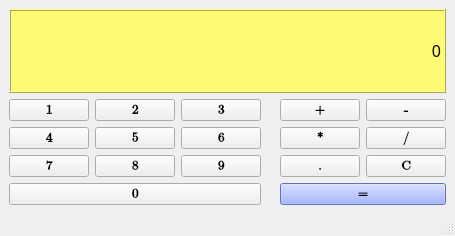
<?xml version="1.0" encoding="UTF-8"?>
<ui version="4.0">
 <class>CalcMainWindow</class>
 <widget class="QMainWindow" name="CalcMainWindow">
  <property name="geometry">
   <rect>
    <x>0</x>
    <y>0</y>
    <width>452</width>
    <height>236</height>
   </rect>
  </property>
  <property name="sizePolicy">
   <sizepolicy hsizetype="Preferred" vsizetype="Preferred">
    <horstretch>40</horstretch>
    <verstretch>40</verstretch>
   </sizepolicy>
  </property>
  <property name="windowTitle">
   <string>CalcMainWindow</string>
  </property>
  <widget class="QWidget" name="centralwidget">
   <layout class="QGridLayout" name="gridLayout_3">
    <item row="0" column="0" colspan="3">
     <widget class="QLabel" name="label">
      <property name="font">
       <font>
        <family>Academy Engraved LET</family>
        <pointsize>10</pointsize>
        <bold>false</bold>
       </font>
      </property>
      <property name="styleSheet">
       <string notr="true">QLabel{
color: rgb(7, 5, 14);
background-color: rgb(255, 250, 115);
} </string>
      </property>
      <property name="frameShape">
       <enum>QFrame::Box</enum>
      </property>
      <property name="frameShadow">
       <enum>QFrame::Raised</enum>
      </property>
      <property name="text">
       <string>&lt;html&gt;&lt;head/&gt;&lt;body&gt;&lt;p&gt;&lt;span style=&quot; font-size:12pt;&quot;&gt;0&lt;/span&gt;&lt;/p&gt;&lt;/body&gt;&lt;/html&gt;</string>
      </property>
      <property name="textFormat">
       <enum>Qt::RichText</enum>
      </property>
      <property name="alignment">
       <set>Qt::AlignRight|Qt::AlignTrailing|Qt::AlignVCenter</set>
      </property>
     </widget>
    </item>
    <item row="1" column="0">
     <layout class="QGridLayout" name="gridLayout">
      <item row="0" column="0">
       <widget class="QPushButton" name="pushButton1">
        <property name="sizePolicy">
         <sizepolicy hsizetype="Minimum" vsizetype="Fixed">
          <horstretch>40</horstretch>
          <verstretch>40</verstretch>
         </sizepolicy>
        </property>
        <property name="font">
         <font>
          <family>Cambria Math</family>
          <pointsize>10</pointsize>
          <italic>false</italic>
          <bold>true</bold>
         </font>
        </property>
        <property name="text">
         <string>1</string>
        </property>
       </widget>
      </item>
      <item row="0" column="1">
       <widget class="QPushButton" name="pushButton2">
        <property name="sizePolicy">
         <sizepolicy hsizetype="Minimum" vsizetype="Fixed">
          <horstretch>40</horstretch>
          <verstretch>40</verstretch>
         </sizepolicy>
        </property>
        <property name="font">
         <font>
          <family>Cambria Math</family>
          <pointsize>10</pointsize>
          <italic>false</italic>
          <bold>true</bold>
         </font>
        </property>
        <property name="text">
         <string>2</string>
        </property>
       </widget>
      </item>
      <item row="0" column="2">
       <widget class="QPushButton" name="pushButton3">
        <property name="sizePolicy">
         <sizepolicy hsizetype="Minimum" vsizetype="Fixed">
          <horstretch>40</horstretch>
          <verstretch>40</verstretch>
         </sizepolicy>
        </property>
        <property name="font">
         <font>
          <family>Cambria Math</family>
          <pointsize>10</pointsize>
          <italic>false</italic>
          <bold>true</bold>
         </font>
        </property>
        <property name="text">
         <string>3</string>
        </property>
       </widget>
      </item>
      <item row="1" column="0">
       <widget class="QPushButton" name="pushButton4">
        <property name="sizePolicy">
         <sizepolicy hsizetype="Minimum" vsizetype="Fixed">
          <horstretch>40</horstretch>
          <verstretch>40</verstretch>
         </sizepolicy>
        </property>
        <property name="font">
         <font>
          <family>Cambria Math</family>
          <pointsize>10</pointsize>
          <italic>false</italic>
          <bold>true</bold>
         </font>
        </property>
        <property name="text">
         <string>4</string>
        </property>
       </widget>
      </item>
      <item row="1" column="1">
       <widget class="QPushButton" name="pushButton5">
        <property name="sizePolicy">
         <sizepolicy hsizetype="Fixed" vsizetype="Fixed">
          <horstretch>40</horstretch>
          <verstretch>40</verstretch>
         </sizepolicy>
        </property>
        <property name="font">
         <font>
          <family>Cambria Math</family>
          <pointsize>10</pointsize>
          <italic>false</italic>
          <bold>true</bold>
         </font>
        </property>
        <property name="text">
         <string>5</string>
        </property>
       </widget>
      </item>
      <item row="1" column="2">
       <widget class="QPushButton" name="pushButton6">
        <property name="sizePolicy">
         <sizepolicy hsizetype="Minimum" vsizetype="Fixed">
          <horstretch>40</horstretch>
          <verstretch>40</verstretch>
         </sizepolicy>
        </property>
        <property name="font">
         <font>
          <family>Cambria Math</family>
          <pointsize>10</pointsize>
          <italic>false</italic>
          <bold>true</bold>
         </font>
        </property>
        <property name="text">
         <string>6</string>
        </property>
       </widget>
      </item>
      <item row="2" column="0">
       <widget class="QPushButton" name="pushButton7">
        <property name="sizePolicy">
         <sizepolicy hsizetype="Minimum" vsizetype="Fixed">
          <horstretch>40</horstretch>
          <verstretch>40</verstretch>
         </sizepolicy>
        </property>
        <property name="font">
         <font>
          <family>Cambria Math</family>
          <pointsize>10</pointsize>
          <italic>false</italic>
          <bold>true</bold>
         </font>
        </property>
        <property name="text">
         <string>7</string>
        </property>
       </widget>
      </item>
      <item row="2" column="1">
       <widget class="QPushButton" name="pushButton8">
        <property name="sizePolicy">
         <sizepolicy hsizetype="Minimum" vsizetype="Fixed">
          <horstretch>40</horstretch>
          <verstretch>40</verstretch>
         </sizepolicy>
        </property>
        <property name="font">
         <font>
          <family>Cambria Math</family>
          <pointsize>10</pointsize>
          <italic>false</italic>
          <bold>true</bold>
         </font>
        </property>
        <property name="text">
         <string>8</string>
        </property>
       </widget>
      </item>
      <item row="2" column="2">
       <widget class="QPushButton" name="pushButton9">
        <property name="sizePolicy">
         <sizepolicy hsizetype="Minimum" vsizetype="Fixed">
          <horstretch>40</horstretch>
          <verstretch>40</verstretch>
         </sizepolicy>
        </property>
        <property name="font">
         <font>
          <family>Cambria Math</family>
          <pointsize>10</pointsize>
          <italic>false</italic>
          <bold>true</bold>
         </font>
        </property>
        <property name="text">
         <string>9</string>
        </property>
       </widget>
      </item>
      <item row="3" column="0" colspan="3">
       <widget class="QPushButton" name="pushButton0">
        <property name="font">
         <font>
          <family>Cambria Math</family>
          <pointsize>10</pointsize>
          <italic>false</italic>
          <bold>true</bold>
         </font>
        </property>
        <property name="text">
         <string>0</string>
        </property>
       </widget>
      </item>
     </layout>
    </item>
    <item row="1" column="1">
     <widget class="QLabel" name="labelSpacer">
      <property name="text">
       <string/>
      </property>
     </widget>
    </item>
    <item row="1" column="2">
     <layout class="QGridLayout" name="gridLayout_2">
      <item row="0" column="0">
       <widget class="QPushButton" name="pushButtonPlus">
        <property name="font">
         <font>
          <family>Cambria Math</family>
          <pointsize>10</pointsize>
          <italic>false</italic>
          <bold>true</bold>
         </font>
        </property>
        <property name="text">
         <string>+</string>
        </property>
       </widget>
      </item>
      <item row="0" column="1">
       <widget class="QPushButton" name="pushButtonMinus">
        <property name="font">
         <font>
          <family>Cambria Math</family>
          <pointsize>10</pointsize>
          <italic>false</italic>
          <bold>true</bold>
         </font>
        </property>
        <property name="text">
         <string>-</string>
        </property>
       </widget>
      </item>
      <item row="1" column="0">
       <widget class="QPushButton" name="pushButtonMultiply">
        <property name="font">
         <font>
          <family>Cambria Math</family>
          <pointsize>10</pointsize>
          <italic>false</italic>
          <bold>true</bold>
         </font>
        </property>
        <property name="text">
         <string>*</string>
        </property>
       </widget>
      </item>
      <item row="1" column="1">
       <widget class="QPushButton" name="pushButtonDevided">
        <property name="font">
         <font>
          <family>Cambria Math</family>
          <pointsize>10</pointsize>
          <italic>false</italic>
          <bold>true</bold>
         </font>
        </property>
        <property name="text">
         <string>/</string>
        </property>
       </widget>
      </item>
      <item row="2" column="0">
       <widget class="QPushButton" name="pushButtonDot">
        <property name="font">
         <font>
          <family>Cambria Math</family>
          <pointsize>10</pointsize>
          <italic>false</italic>
          <bold>true</bold>
         </font>
        </property>
        <property name="text">
         <string>.</string>
        </property>
       </widget>
      </item>
      <item row="2" column="1">
       <widget class="QPushButton" name="pushButtonClear">
        <property name="font">
         <font>
          <family>Cambria Math</family>
          <pointsize>10</pointsize>
          <bold>true</bold>
         </font>
        </property>
        <property name="text">
         <string>C</string>
        </property>
       </widget>
      </item>
      <item row="3" column="0" colspan="2">
       <widget class="QPushButton" name="pushButtonEqual">
        <property name="font">
         <font>
          <family>Cambria Math</family>
          <pointsize>10</pointsize>
          <italic>false</italic>
          <bold>true</bold>
         </font>
        </property>
        <property name="autoFillBackground">
         <bool>false</bool>
        </property>
        <property name="styleSheet">
         <string notr="true">QPushButton{
background-color: rgb(138, 159, 255);
}</string>
        </property>
        <property name="text">
         <string>=</string>
        </property>
        <property name="autoDefault">
         <bool>false</bool>
        </property>
        <property name="default">
         <bool>false</bool>
        </property>
       </widget>
      </item>
     </layout>
    </item>
   </layout>
  </widget>
  <widget class="QMenuBar" name="menubar">
   <property name="geometry">
    <rect>
     <x>0</x>
     <y>0</y>
     <width>452</width>
     <height>24</height>
    </rect>
   </property>
  </widget>
  <widget class="QStatusBar" name="statusbar"/>
 </widget>
 <tabstops>
  <tabstop>pushButton3</tabstop>
  <tabstop>pushButton4</tabstop>
  <tabstop>pushButton5</tabstop>
  <tabstop>pushButton6</tabstop>
  <tabstop>pushButton7</tabstop>
  <tabstop>pushButton8</tabstop>
  <tabstop>pushButton9</tabstop>
  <tabstop>pushButton2</tabstop>
 </tabstops>
 <resources/>
 <connections/>
</ui>
